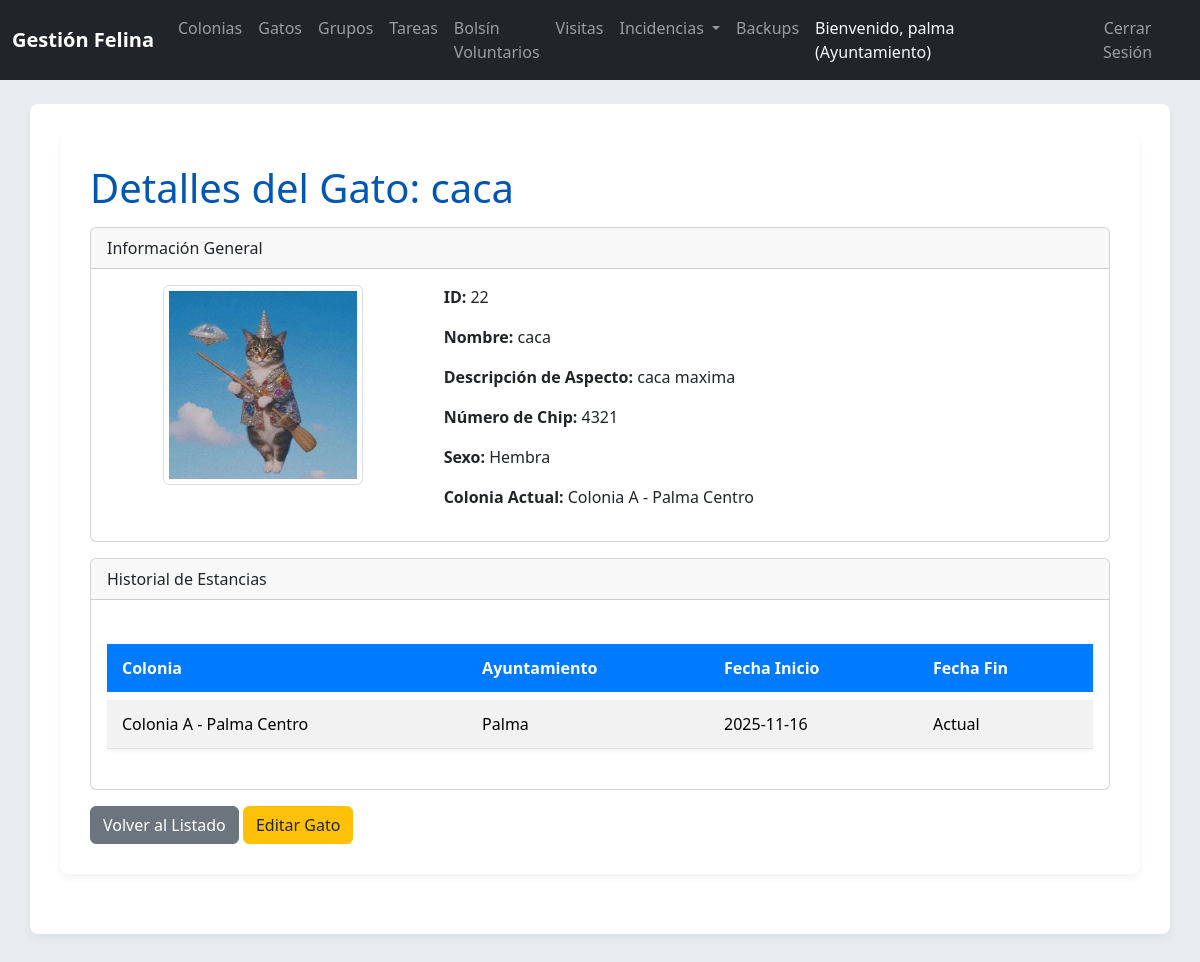
The app's page /index.php/gatos/show?id=22 (signed in) with its own data.
### tables this page shows
CREATE TABLE `Gato` (
  `idGato` int(11) NOT NULL AUTO_INCREMENT,
  `nombre` varchar(30) DEFAULT NULL,
  `descripcionAspecto` text DEFAULT NULL,
  `numeroChip` varchar(15) DEFAULT NULL,
  `foto` varchar(255) DEFAULT NULL,
  `idSexo` int(11) NOT NULL,
  PRIMARY KEY (`idGato`),
  UNIQUE KEY `numeroChip` (`numeroChip`),
  KEY `idSexo` (`idSexo`),
  CONSTRAINT `Gato_ibfk_1` FOREIGN KEY (`idSexo`) REFERENCES `Sexo` (`idSexo`) ON DELETE CASCADE
);

CREATE TABLE `Sexo` (
  `idSexo` int(11) NOT NULL AUTO_INCREMENT,
  `sexo` varchar(30) NOT NULL,
  PRIMARY KEY (`idSexo`)
);

CREATE TABLE `Colonia` (
  `idColonia` int(11) NOT NULL AUTO_INCREMENT,
  `descripcion` varchar(255) NOT NULL,
  `comentarios` text DEFAULT NULL,
  `idUbicacion` int(11) NOT NULL,
  `idAyuntamiento` int(11) NOT NULL,
  PRIMARY KEY (`idColonia`),
  KEY `idUbicacion` (`idUbicacion`),
  KEY `idAyuntamiento` (`idAyuntamiento`),
  CONSTRAINT `Colonia_ibfk_1` FOREIGN KEY (`idUbicacion`) REFERENCES `Ubicacion` (`idUbicacion`) ON DELETE CASCADE,
  CONSTRAINT `Colonia_ibfk_2` FOREIGN KEY (`idAyuntamiento`) REFERENCES `Ayuntamiento` (`idAyuntamiento`) ON DELETE CASCADE
);

CREATE TABLE `Estancia` (
  `idEstancia` int(11) NOT NULL AUTO_INCREMENT,
  `fechaInicio` date NOT NULL,
  `fechaFin` date DEFAULT NULL,
  `idGato` int(11) NOT NULL,
  `idColonia` int(11) NOT NULL,
  PRIMARY KEY (`idEstancia`),
  KEY `idGato` (`idGato`),
  KEY `idColonia` (`idColonia`),
  CONSTRAINT `Estancia_ibfk_1` FOREIGN KEY (`idGato`) REFERENCES `Gato` (`idGato`) ON DELETE CASCADE,
  CONSTRAINT `Estancia_ibfk_2` FOREIGN KEY (`idColonia`) REFERENCES `Colonia` (`idColonia`) ON DELETE CASCADE
);

CREATE TABLE `Ayuntamiento` (
  `idAyuntamiento` int(11) NOT NULL AUTO_INCREMENT,
  `nombreLocalidad` varchar(70) NOT NULL,
  `usuario` varchar(50) NOT NULL,
  `contrasenya` varchar(255) NOT NULL,
  `idProvincia` int(11) NOT NULL,
  PRIMARY KEY (`idAyuntamiento`),
  UNIQUE KEY `usuario` (`usuario`),
  KEY `idProvincia` (`idProvincia`),
  CONSTRAINT `Ayuntamiento_ibfk_1` FOREIGN KEY (`idProvincia`) REFERENCES `Provincia` (`idProvincia`) ON DELETE CASCADE
);

### config/database.php (called while the page is built, shortened)
<?php
class Database {
    private static $host = 'localhost';
    private static $db_name = 'gatos_mallorca';
    private static $username = 'root';
    private static $password = '';
    private static $conn;
    public static function getConnection() {
        if (self::$conn === null) {
            try {
                self::$conn = new PDO("mysql:host=" . self::$host . ";dbname=" . self::$db_name, self::$username, self::$password);
                self::$conn->setAttribute(PDO::ATTR_ERRMODE, PDO::ERRMODE_EXCEPTION);
                self::$conn->exec("set names utf8");
            } catch(PDOException $exception) {
                echo "Error de conexión a la base de datos: " . $exception->getMessage();
                exit();
            }
        }
        return self::$conn;
    }
}
?>

### models/Gato.php (called while the page is built, shortened)
<?php
class Gato extends BaseModel {
    public function getByIdWithDetails($id) {
        $query = "
            SELECT
                g.idGato,
                g.nombre,
                g.descripcionAspecto,
                g.numeroChip,
                g.foto,
                g.idSexo,
                s.sexo,
                c.idColonia AS idColoniaActual,
                c.descripcion AS colonia_actual,
                e.fechaInicio AS fechaInicioEstancia
            FROM
                Gato g
            JOIN
                Sexo s ON g.idSexo = s.idSexo
            LEFT JOIN
                Estancia e ON g.idGato = e.idGato AND e.fechaFin IS NULL
            LEFT JOIN
                Colonia c ON e.idColonia = c.idColonia
            WHERE
                g.idGato = :id
            LIMIT 0,1
        ";
        return $this->executeQuery($query, [':id' => $id], false);
    }
    public function getEstanciasByGatoId($idGato) {
        $query = "
            SELECT
                e.fechaInicio,
                e.fechaFin,
                c.descripcion AS colonia_nombre,
                a.nombreLocalidad AS ayuntamiento_nombre
            FROM
                Estancia e
            JOIN
                Colonia c ON e.idColonia = c.idColonia
            JOIN
                Ayuntamiento a ON c.idAyuntamiento = a.idAyuntamiento
            WHERE
                e.idGato = :idGato
            ORDER BY
                e.fechaInicio DESC
        ";
        return $this->executeQuery($query, [':idGato' => $idGato]);
    }
}

### models/BaseModel.php (called while the page is built, shortened)
<?php
class BaseModel {
    protected $conn;
    public function __construct() {
        $this->conn = Database::getConnection();
    }
    protected function executeQuery($query, $params = [], $fetch_all = true) {
        $stmt = $this->conn->prepare($query);
        foreach ($params as $key => $value) {
            $stmt->bindValue($key, $value);
        }
        $stmt->execute();
        if ($fetch_all) {
            return $stmt->fetchAll(PDO::FETCH_OBJ);
        }
        return $stmt->fetch(PDO::FETCH_OBJ);
    }
}
?>

### views/gatos/show.php (the view, shortened to what this page needs)
<?php require_once __DIR__ . '/../partials/header.php'; ?>
<div class="container">
    <h1>Detalles del Gato: <?php echo htmlspecialchars($gato->nombre); ?></h1>
    <div class="card mb-3">
        <div class="card-header">
            Información General
        </div>
        <div class="card-body">
            <div class="row">
                <div class="col-md-4 text-center">
                    <?php if ($gato->foto): ?>
                        <img src="<?php echo rtrim(dirname($_SERVER['SCRIPT_NAME']), '/'); ?>/public/uploads/gatos/<?php echo htmlspecialchars($gato->foto); ?>" alt="Foto de <?php echo htmlspecialchars($gato->nombre); ?>" class="img-fluid rounded gato-img-thumbnail-lg">
                    <?php else: ?>
                        <img src="<?php echo rtrim(dirname($_SERVER['SCRIPT_NAME']), '/'); ?>/public/img/default_cat.png" alt="Sin foto" class="img-fluid rounded gato-img-thumbnail-lg">
                    <?php endif; ?>
                </div>
                <div class="col-md-8">
                    <p><strong>ID:</strong> <?php echo htmlspecialchars($gato->idGato); ?></p>
                    <p><strong>Nombre:</strong> <?php echo htmlspecialchars($gato->nombre); ?></p>
                    <p><strong>Descripción de Aspecto:</strong> <?php echo htmlspecialchars($gato->descripcionAspecto); ?></p>
                    <p><strong>Número de Chip:</strong> <?php echo htmlspecialchars($gato->numeroChip ?? 'N/A'); ?></p>
                    <p><strong>Sexo:</strong> <?php echo htmlspecialchars($gato->sexo); ?></p>
                    <p><strong>Colonia Actual:</strong>
                        <?php if ($gato->colonia_actual): ?>
                            <?php echo htmlspecialchars($gato->colonia_actual); ?>
                        <?php else: ?>
                            Sin colonia asignada
                        <?php endif; ?>
                    </p>
                </div>
            </div>
        </div>
    </div>
    <div class="card mb-3">
        <div class="card-header">
            Historial de Estancias
        </div>
        <div class="card-body">
            <?php if (empty($estancias)): ?>
                <p>No hay historial de estancias para este gato.</p>
            <?php else: ?>
                <table class="table table-sm table-striped">
                    <thead>
                        <tr>
                            <th>Colonia</th>
                            <th>Ayuntamiento</th>
                            <th>Fecha Inicio</th>
                            <th>Fecha Fin</th>
                        </tr>
                    </thead>
                    <tbody>
                        <?php foreach ($estancias as $estancia): ?>
                            <tr>
                                <td><?php echo htmlspecialchars($estancia->colonia_nombre); ?></td>
                                <td><?php echo htmlspecialchars($estancia->ayuntamiento_nombre); ?></td>
                                <td><?php echo htmlspecialchars($estancia->fechaInicio); ?></td>
                                <td><?php echo htmlspecialchars($estancia->fechaFin ?? 'Actual'); ?></td>
                            </tr>
                        <?php endforeach; ?>
                    </tbody>
                </table>
            <?php endif; ?>
        </div>
    </div>
    <a href="<?php echo url('gatos'); ?>" class="btn btn-secondary">Volver al Listado</a>
    <a href="<?php echo url('gatos/edit?id=' . htmlspecialchars($gato->idGato)); ?>" class="btn btn-warning">Editar Gato</a>
</div>
<?php require_once __DIR__ . '/../partials/footer.php'; ?>

### public/css/style.css (style rules this page uses)
body { font-family: 'Segoe UI', Tahoma, Geneva, Verdana, sans-serif; background-color: #e9ecef; color: #343a40; }
.container { background-color: #ffffff; padding: 30px; border-radius: 8px; box-shadow: 0 4px 8px rgba(0,0,0,0.05); margin-bottom: 30px; }
h1, h2, h3, h4, h5, h6 { color: #0056b3; margin-bottom: 15px; }
.btn-warning { background-color: #ffc107; border-color: #ffc107; color: #212529; }
.table { margin-top: 20px; border-collapse: separate; border-spacing: 0 8px; }
.table thead th { background-color: #007bff; color: white; border: none; padding: 12px 15px; }
.table tbody tr { background-color: #f8f9fa; border-radius: 5px; box-shadow: 0 2px 4px rgba(0,0,0,0.05); transition: all 0.2s ease-in-out; }
.table tbody td { padding: 12px 15px; vertical-align: middle; border-top: 1px solid #dee2e6; }
.table tbody tr:first-child td { border-top: none; }

### views/gatos/show.php (style rules this page uses)
.gato-img-thumbnail-lg { width: 200px; height: 200px; object-fit: cover; border-radius: 10px; border: 1px solid #ddd; padding: 5px; }

### records on screen
gato: nombre "caca", foto (picture), idGato "22", descripcionAspecto "caca maxima", numeroChip "4321", idSexo.sexo "Hembra", colonia.descripcion "Colonia A - Palma Centro"
estancia: idColonia.descripcion "Colonia A - Palma Centro", ayuntamiento.nombreLocalidad "Palma", fechaInicio "2025-11-16", fechaFin "Actual"

### other values on screen
$_SESSION['username'] "palma"
$_SESSION['user_type'] "Ayuntamiento"
